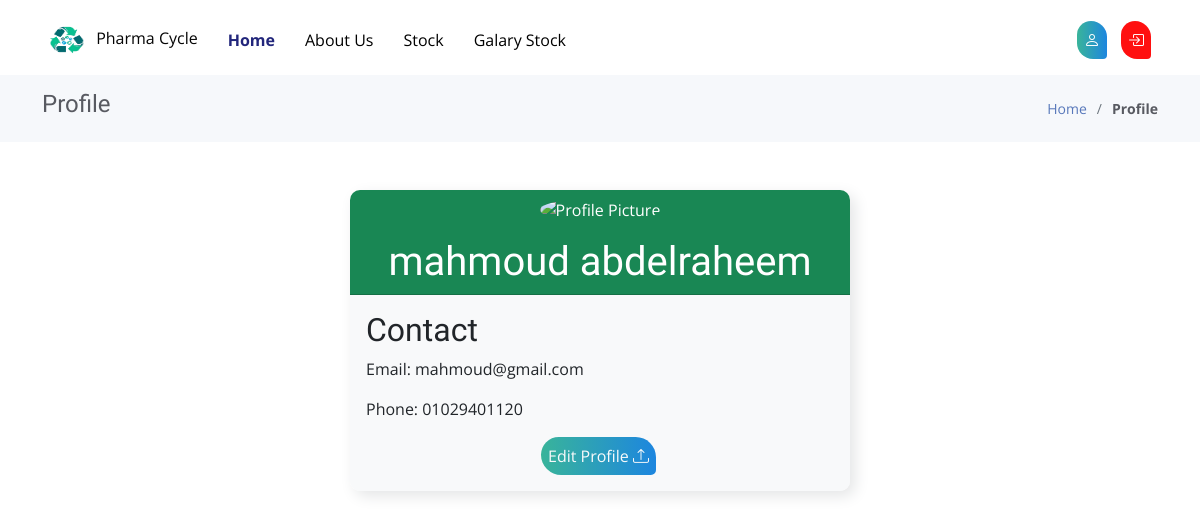
The app's page /profile.php (signed in) with its own data.
### tables this page shows
CREATE TABLE `users` (
  `id` int(11) NOT NULL,
  `username` varchar(200) NOT NULL,
  `email` varchar(200) NOT NULL,
  `phone` varchar(200) NOT NULL,
  `password` varchar(200) NOT NULL,
  `confirm_password` varchar(200) NOT NULL,
  `role` int(11) NOT NULL,
  `profile_img` varchar(50) NOT NULL
);

### profile.php (the view, shortened to what this page needs)
<?php
include "app/config.php";
include 'shared/head.php';
include './shared/header.php';
if (isset($_SESSION['users'])) {
    $id = $_SESSION['users']['id'];
    $select = "SELECT * FROM users where id = $id";
    $s = mysqli_query($conn, $select);
    $row = mysqli_fetch_assoc($s);
}
?>
<main id="main">
    <section class="breadcrumbs">
        <div class="container">
            <div class="d-flex justify-content-between align-items-center">
                <h2><strong>Profile</strong></h2>
                <ol>
                    <li><a href="index.php">Home</a></li>
                    <li><strong>Profile</strong></li>
                </ol>
            </div>
        </div>
    </section>
    <div class="container  py-5">
        <div class="card profile-card">
            <div class="card-header text-center bg-success text-white">
                <img src="<?= htmlspecialchars($row['profile_img']) ?>" alt="Profile Picture"
                    class="rounded-circle profile-picture mb-3">
                <h1 class="profile-name mb-0"><?= htmlspecialchars($row['username']) ?></h1>
            </div>
            <div class="card-body bg-body-tertiary">
                <div class="profile-section">
                    <h2>Contact</h2>
                    <p>Email: <?= htmlspecialchars($row['email']) ?></p>
                    <p>Phone: <?= htmlspecialchars($row['phone']) ?></p>
                </div>
                <div class="row justify-content-center m-0 p-0">
                    <div class="action col-md-4">
                        <button class="btn text-light btn-login" data-bs-toggle="modal"
                            data-bs-target="#profileModel">Edit Profile <i class="bi bi-upload"></i></button>
                    </div>
                </div>
            </div>
        </div>
    </div>
</main>
<?php
include './shared/script.php';
?>

### assets/css/style.css (style rules this page uses)
body { font-family: "Open Sans", sans-serif; color: #585a61; }
a { color: #5777ba; text-decoration: none; }
img { width: 100%; }
h1, h2, h3, h4, h5, h6 { font-family: "Raleway", sans-serif; }
.btn-login { color: white; border: none; border-radius: 70px 80px 20px 80px; font-size: 16px; background: linear-gradient(to left, #1d86df 0%, #39b49a 100%); padding: 7px; transition: all .3s; margin: 0 7px; }
section { padding: 60px 0; overflow: hidden; }
.breadcrumbs { margin-top: 75px; padding: 15px 0; background-color: #f6f8fb; min-height: 40px; }
.breadcrumbs h2 { font-size: 24px; font-weight: 300; }
.breadcrumbs ol { display: flex; flex-wrap: wrap; list-style: none; padding: 0; margin: 0; font-size: 14px; }
.breadcrumbs ol li+li { padding-left: 10px; }
.breadcrumbs ol li+li::before { display: inline-block; padding-right: 10px; color: #6c757d; content: "/"; }
.profile-card { max-width: 500px; margin: auto; border-radius: 10px; overflow: hidden; border: none; box-shadow: 5px 5px 15px #e4e5e6; }
.profile-picture { width: 120px; height: 120px; object-fit: cover; }

### records on screen
users: username "mahmoud abdelraheem", email "mahmoud@gmail.com", phone "01029401120"
